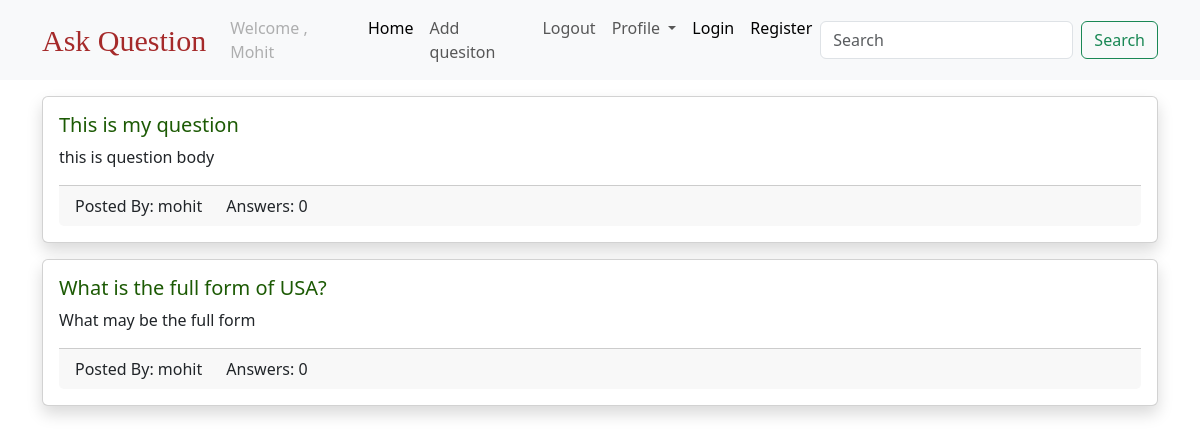
The page /question/ on the database its author committed.
### questions/models.py (models this page shows, shortened)
class Question(models.Model):
    created_at = models.DateTimeField(auto_now_add=True)
    title = models.CharField(max_length=250)
    body = models.TextField()
    slug = models.SlugField(max_length=250, unique=True)
    author = models.ForeignKey(settings.AUTH_USER_MODEL,
                               on_delete=models.CASCADE,
                               related_name='quesitons')

### users/models.py (models this page shows)
class CustomUser(AbstractUser):
    pass

### questions/views.py (the view)
# urls.py: path("question/", question_list, name = "question-list"),
def question_list(request):
    question_list = Question.objects.all().order_by('-created_at')
    return render(request,"Qlist.html",{'question_list': question_list})

### templates/Qlist.html (shortened to what this page needs)
{% extends 'base.html'%}
{% block body%}
<div class = "container">
    {% for question in question_list%}
     <div class = "card mt-3 shadow">
        <div class = "card-body">
            <h5 class = "card-title "><a class  = "link-style"href="{% url 'question-details' question.slug%}">{{question.title}}</a></h5>
            <p class = "card-text">{{question.body}}</p>
            <div class = "card-footer">
                <div class = "row">
                    <div class = "col col-md-auto">
                        Posted By: {{question.author.username}}
                    </div>
                    <div class = "col col-md-auto">
                        Answers: {{question.answers.count}}
                    </div>
                </div>
            </div>
        </div>
     </div>
    {% endfor %}
</div>
{% endblock %}

### templates/Qlist.html (style rules this page uses)
.link-style { text-decoration:none; color: rgb(28,90,4); }

### rows shown on the page
Question: title "This is my question", body "this is question body", author.username "mohit", answers.count "0"
Question: title "What is the full form of USA?", body "What may be the full form", author.username "mohit", answers.count "0"
